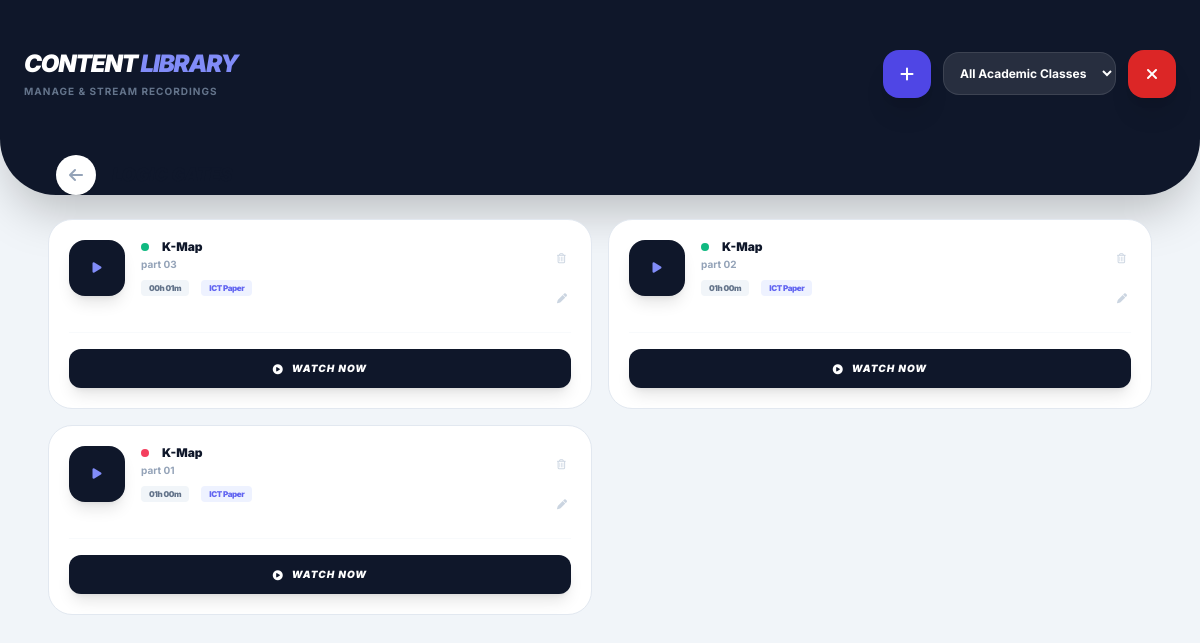
The app's page /teachers_recordings.php?folder=Logic Gates (signed in) with its own data.
### tables this page shows
CREATE TABLE `recordings` (
  `id` int(11) NOT NULL,
  `class_id` int(11) NOT NULL,
  `video_title` varchar(255) NOT NULL,
  `video_id` varchar(100) NOT NULL,
  `added_date` timestamp NOT NULL DEFAULT current_timestamp(),
  `folder_name` varchar(100) DEFAULT 'General',
  `sub_title` varchar(255) DEFAULT '',
  `duration` varchar(50) DEFAULT '00:00',
  `status` enum('released','not_released','scheduled') DEFAULT 'released',
  `expire_date` datetime DEFAULT NULL
);

CREATE TABLE `classes` (
  `class_id` int(11) NOT NULL,
  `teacher_id` int(11) NOT NULL,
  `exam_year` varchar(10) DEFAULT NULL,
  `stream` enum('O/L','A/L') DEFAULT NULL,
  `subject` varchar(100) DEFAULT NULL,
  `class_fee` decimal(10,2) DEFAULT 0.00,
  `fee_type` enum('day','monthly') DEFAULT 'monthly'
);

### teachers_recordings.php (the view, shortened to what this page needs)
<?php
include 'config.php';
$teacher_id = $_SESSION['user_id'];
$selected_folder = isset($_GET['folder']) ? mysqli_real_escape_string($conn, $_GET['folder']) : null;
$selected_class = isset($_GET['class_id']) ? mysqli_real_escape_string($conn, $_GET['class_id']) : null;
?>
<!DOCTYPE html>
<html lang="en">
<head>
    <script src="https://cdn.tailwindcss.com"></script>
    <link rel="stylesheet" href="https://cdnjs.cloudflare.com/ajax/libs/font-awesome/6.4.0/css/all.min.css">
</head>
<body class="pb-24">
    <header class="bg-slate-900 text-white pt-12 pb-24 px-6 rounded-b-[3.5rem] shadow-2xl relative">
        <div class="max-w-6xl mx-auto flex flex-col md:flex-row justify-between items-center gap-6">
            <div>
                <h1 class="text-2xl font-black uppercase italic tracking-tighter">Content <span class="text-indigo-400">Library</span></h1>
                <p class="text-[10px] font-bold text-slate-500 uppercase tracking-widest mt-1">Manage & Stream Recordings</p>
            </div>
            <div class="flex items-center gap-3">
                <a href="add_recording.php" class="w-12 h-12 bg-indigo-600 rounded-2xl flex items-center justify-center hover:bg-white hover:text-indigo-600 transition-all shadow-xl">
                    <i class="fas fa-plus"></i>
                </a>
                <form method="GET" id="filterForm">
                    <select name="class_id" onchange="this.form.submit()" class="bg-white/10 border border-white/10 p-3 rounded-2xl text-xs font-bold outline-none cursor-pointer hover:bg-white/20">
                        <option value="" class="text-slate-900">All Academic Classes</option>
                    </select>
                </form>
                <a href="admin_page.php" class="w-12 h-12 bg-red-600 rounded-2xl flex items-center justify-center hover:bg-white hover:text-indigo-600 transition-all shadow-xl">
                    <i class="fas fa-close"></i>
                </a>
            </div>
        </div>
    </header>
    <main class="max-w-6xl mx-auto px-6 -mt-10 relative z-10">
        <?php if (!$selected_folder): ?>
            <div class="folder-grid">
                <?php
                $where = $selected_class ? "AND class_id = '$selected_class'" : "";
                $folders = $conn->query("SELECT folder_name, COUNT(*) as qty FROM recordings WHERE class_id IN (SELECT class_id FROM classes WHERE teacher_id = '$teacher_id') $where GROUP BY folder_name");
                while($f = $folders->fetch_assoc()): ?>
                    <a href="?folder=<?= urlencode($f['folder_name']) ?>&class_id=<?= $selected_class ?>" class="folder-box group">
                        <div class="w-16 h-16 bg-slate-50 rounded-2xl flex items-center justify-center mx-auto mb-4 group-hover:bg-indigo-50 transition-colors">
                            <i class="fas fa-folder text-3xl text-slate-300 group-hover:text-indigo-500"></i>
                        </div>
                        <h3 class="font-black text-slate-800 text-[10px] uppercase tracking-tight truncate"><?= $f['folder_name'] ?></h3>
                        <p class="text-[8px] font-bold text-slate-400 mt-1"><?= $f['qty'] ?> RECORDINGS</p>
                    </a>
                <?php endwhile; ?>
            </div>
        <?php else: ?>
            <div class="space-y-4">
                <div class="flex items-center justify-between mb-6 px-2">
                    <div class="flex items-center gap-4">
                        <a href="teachers_recordings.php?class_id=<?= $selected_class ?>" class="w-10 h-10 bg-white rounded-full flex items-center justify-center shadow-sm text-slate-400 hover:text-indigo-600">
                            <i class="fas fa-arrow-left"></i>
                        </a>
                        <h2 class="text-lg font-black italic uppercase text-slate-900"><?= $selected_folder ?></h2>
                    </div>
                </div>
                <div class="grid grid-cols-1 md:grid-cols-2 gap-4">
                    <?php
                    $recs = $conn->query("SELECT r.*, c.subject FROM recordings r JOIN classes c ON r.class_id = c.class_id WHERE r.folder_name = '$selected_folder' AND c.teacher_id = '$teacher_id' ORDER BY r.added_date DESC");
                    while($r = $recs->fetch_assoc()):
                        $is_released = ($r['status'] == 'released');
                        $is_scheduled = ($r['status'] == 'scheduled');
                        $dot_color = $is_released ? 'bg-emerald-500' : ($is_scheduled ? 'bg-amber-500' : 'bg-rose-500');
                    ?>
                        <div class="video-card">
                            <div class="flex items-start justify-between gap-4">
                                <div class="flex items-center gap-4">
                                    <div class="w-14 h-14 bg-slate-900 rounded-2xl flex items-center justify-center text-indigo-400 shadow-lg shrink-0">
                                        <i class="fas fa-play text-xs"></i>
                                    </div>
                                    <div class="overflow-hidden">
                                        <div class="flex items-center gap-2">
                                            <span class="status-dot <?= $dot_color ?>"></span>
                                            <h4 class="font-black text-slate-900 text-xs truncate leading-none"><?= $r['video_title'] ?></h4>
                                        </div>
                                        <p class="text-[10px] text-slate-400 font-bold mt-1 truncate"><?= $r['sub_title'] ?></p>
                                        <div class="flex items-center gap-3 mt-2">
                                            <span class="text-[8px] font-black px-2 py-0.5 bg-slate-100 rounded text-slate-500 tracking-tighter"><?= $r['duration'] ?></span>
                                            <span class="text-[8px] font-black px-2 py-0.5 bg-indigo-50 rounded text-indigo-500 tracking-tighter"><?= $r['subject'] ?></span>
                                        </div>
                                    </div>
                                </div>
                                <div class="flex flex-col gap-2">
                                    <a href="?delete_id=<?= $r['id'] ?>&folder=<?= urlencode($selected_folder) ?>&class_id=<?= $selected_class ?>"
                                       onclick="return confirm('Delete this lesson?')"
                                       class="text-slate-300 hover:text-rose-500 transition-colors p-1">
                                        <i class="far fa-trash-alt text-[10px]"></i>
                                    </a>
                                    <a href="edit_recording.php?id=<?= $r['id'] ?>" class="text-slate-300 hover:text-blue-500 transition-colors p-1">
                                        <i class="fas fa-pen text-[10px]"></i>
                                    </a>
                                </div>
                            </div>
                            <div class="mt-5 pt-4 border-t border-slate-50">
                                <a href="view_recordings.php?class_id=<?= $r['class_id'] ?>" class="w-full py-3 bg-slate-900 text-white rounded-xl text-[10px] font-black uppercase italic tracking-widest flex items-center justify-center gap-2 hover:bg-indigo-600 transition-all shadow-lg">
                                    <i class="fas fa-play-circle"></i> Watch Now
                                </a>
                            </div>
                        </div>
                    <?php endwhile; ?>
                </div>
            </div>
        <?php endif; ?>
    </main>
</body>
</html>

### teachers_recordings.php (style rules this page uses)
body { font-family: 'Inter', sans-serif; background: #f1f5f9; color: #1e293b; }
.video-card { background: white; border-radius: 1.5rem; padding: 1.25rem; border: 1px solid #e2e8f0; transition: 0.3s; }
.status-dot { height: 8px; width: 8px; border-radius: 50%; display: inline-block; margin-right: 5px; }

### records on screen
recordings: video_title "K-Map", sub_title "part 03", duration "00h 01m", class.subject "ICT Paper"
recordings: video_title "K-Map", sub_title "part 02", duration "01h 00m", class.subject "ICT Paper"
recordings: video_title "K-Map", sub_title "part 01", duration "01h 00m", class.subject "ICT Paper"
